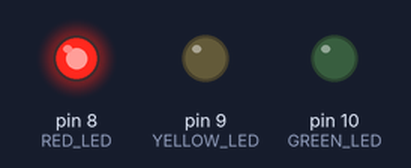
The sketch below on a simulated Arduino Uno, built with avr-gcc and run on an emulated ATmega328P. On the bench: output pins drawn as LEDs (lit = HIGH).

Above: at 1.5 s.
At 3.5 s:
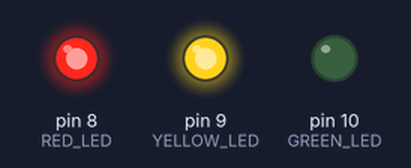
At 5.5 s:
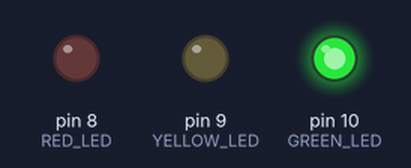
At 7.5 s:
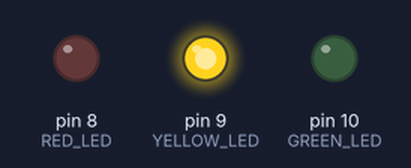
Timing chart, 0 to 10.4 s (numbered marks = the images above):
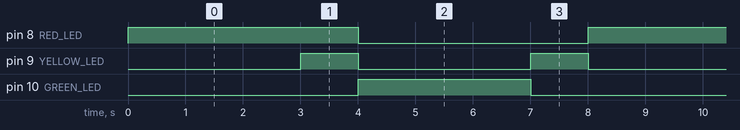

The sketch:

main.ino
```cpp
//=====================================================
// Traffic Light Controller using Finite State Machine
//=====================================================

// LED Pin Definitions
const int RED_LED = 8;
const int YELLOW_LED = 9;
const int GREEN_LED = 10;
//=====================================================
// Traffic Light States
//=====================================================

enum TrafficState
{
    RED,
    RED_YELLOW,
    GREEN,
    YELLOW
};

TrafficState currentState = RED;
//=====================================================
// Function to Control Traffic Lights
//=====================================================

void setTrafficLights(bool red, bool yellow, bool green)
{
    digitalWrite(RED_LED, red);
    digitalWrite(YELLOW_LED, yellow);
    digitalWrite(GREEN_LED, green);
}
//=====================================================
// Arduino Entry Functions
//=====================================================

void setup()
{
   pinMode(RED_LED, OUTPUT);
    pinMode(YELLOW_LED, OUTPUT);
    pinMode(GREEN_LED, OUTPUT);
}

void loop()
{
    switch (currentState)
    {
        case RED:

            setTrafficLights(HIGH, LOW, LOW);

            delay(3000);

            currentState = RED_YELLOW;
            break;


        case RED_YELLOW:

           setTrafficLights(HIGH, HIGH, LOW);

            delay(1000);

            currentState = GREEN;
            break;


        case GREEN:

           setTrafficLights(LOW, LOW, HIGH);

            delay(3000);

            currentState = YELLOW;
            break;


        case YELLOW:

           setTrafficLights(LOW, HIGH, LOW);

            delay(1000);

            currentState = RED;
            break;
    }
}
```

Measured:
- by itself, pin 8 (RED_LED): alternates HIGH for 4.0 s and LOW for 4.0 s
- by itself, pin 9 (YELLOW_LED): alternates HIGH for 1.0 s and LOW for 3.0 s
- by itself, pin 10 (GREEN_LED): alternates HIGH for 3.0 s and LOW for 5.0 s
